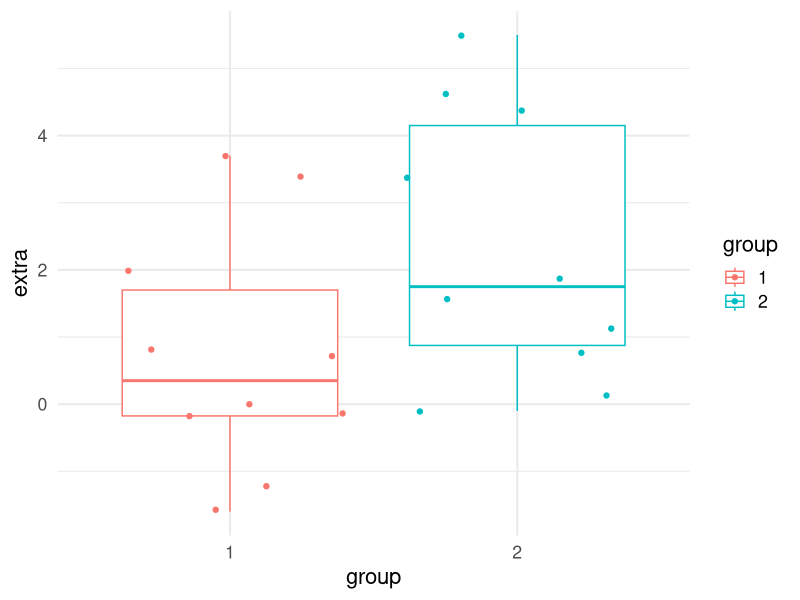

R code for this plot:
## ---- chunk 1
knitr::opts_chunk$set(echo = TRUE)
## ---- chunk 2
summary(cars)
## ---- chunk 3
library(ggplot2)
ggplot(data = sleep, aes(x = group, y = extra, color = group)) +
  geom_boxplot() +
  geom_jitter() +
  theme_minimal(base_size = 16)
## ---- chunk 4
# automatically create a bib database for R packages
bib <- knitr::write_bib(
  x = c(
    .packages(), "knitr", "rmarkdown", "bookdown"
  ), file = NULL, prefix = ""
)
bib <- unlist(bib)
# remove the ugly single quotes required by CRAN policy
bib <- gsub("(\\\n)", " ", bib)
xfun::write_utf8(bib, "packages.bib")
